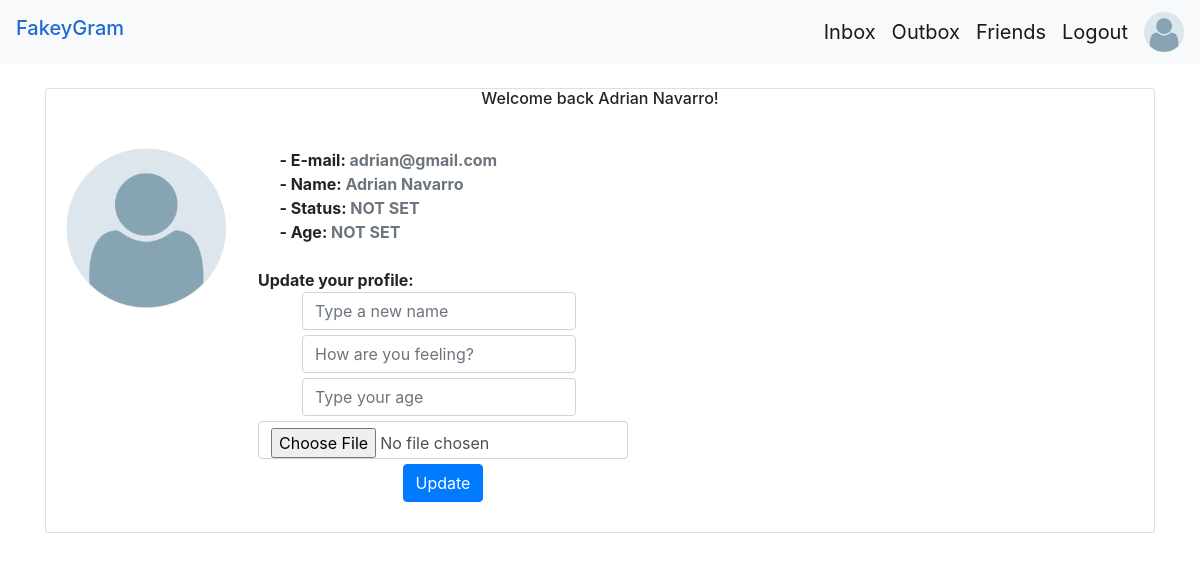
Before: /profile.php?user=adrian@gmail.com (signed in) with the older database file.
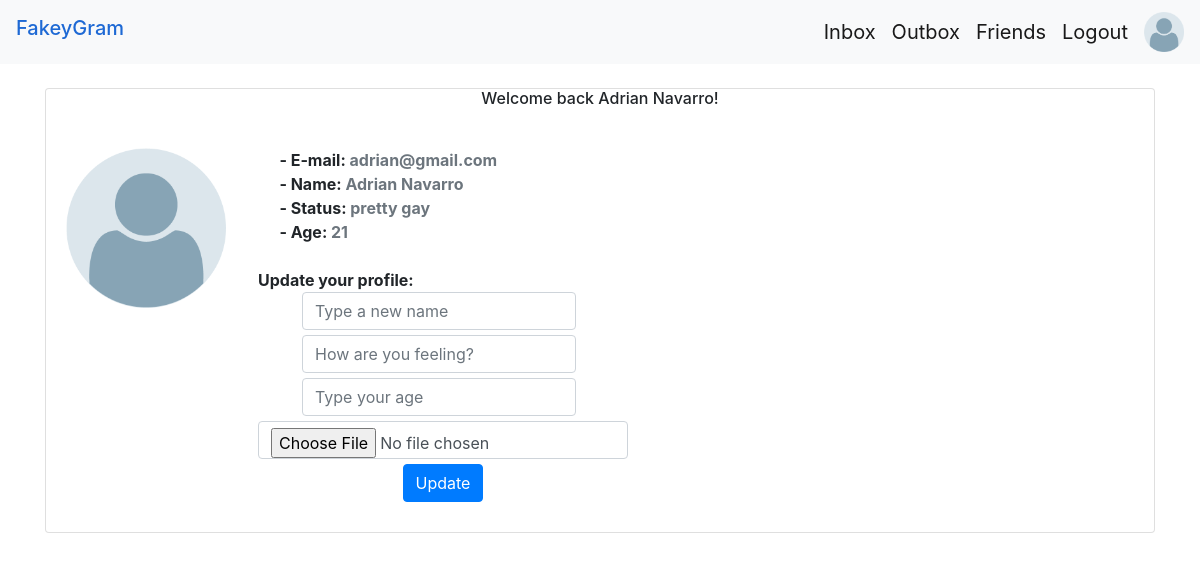
After: the same page with the newer database file.
### tables this page shows
CREATE TABLE `users` (
  `id` int(100) NOT NULL,
  `email` varchar(255) NOT NULL,
  `name` varchar(255) NOT NULL,
  `password` varchar(255) NOT NULL,
  `pfp` varchar(255) DEFAULT 'default.png',
  `status` varchar(255) DEFAULT 'NOT SET',
  `age` varchar(255) DEFAULT 'NOT SET'
);

### profile.php (the view, shortened to what this page needs)
<?php
    include('scripts/db.php');
    if(isset($_SESSION['email'])) {
        $email = $_SESSION['email'];
    } else {
      header('Location: ./index.php?message=Please login first');
    }
    $user = $_GET['user'];
?>
<!DOCTYPE html>
<html>
<head>
    <link rel="stylesheet" href="extra/css/snackbar.css">
    <link rel="stylesheet" href="https://stackpath.bootstrapcdn.com/bootstrap/4.5.2/css/bootstrap.min.css">
</head>
<body onLoad = "myFunction()">
        <nav class="navbar navbar-expand-lg navbar-light bg-light">
  <h4 style="color :#1e69d4;" class="navbar-brand">FakeyGram</h4>
  <div class="collapse navbar-collapse" id="navbarSupportedContent">
    <ul class="navbar-nav ml-auto">
      <li class="nav-item active">
        <a class="navbar-brand" href="./chats.php">Inbox </a>
      </li>
      <li class="nav-item active">
        <a class="navbar-brand" href="./outbox.php">Outbox </a>
      </li>
      <li class="nav-item active">
        <a class="navbar-brand" href="./friends.php">Friends</a>
      </li>
      <li class="nav-item">
        <a class="navbar-brand" href="./logout.php">Logout</a>
      </li>
      <?php
        $getUser = "SELECT * FROM users WHERE email = '$email'";
        $getUserStatus = mysqli_query($conn,$getUser) or die(mysqli_error($conn));
        $getUserRow = mysqli_fetch_assoc($getUserStatus);
      ?>
      <li class = "nav-item">
        <a href="profile.php?user=<?=$email?>">
          <img src="./pfp/<?=$getUserRow['pfp']?>" alt="Profile image" width = "40" class = "dropdown"/>
        </a>
      </li>
  </div>
</nav>
<div class="container mt-4">
      <?php
        $getProfile = "SELECT * FROM users WHERE email = '$user'";
        $getProfileStatus = mysqli_query($conn,$getProfile) or die(mysqli_error($conn));
        $getProfileRow = mysqli_fetch_assoc($getProfileStatus);
      ?>
        <div class="card">
            <div class="card-title text-center">
                <h6> Welcome back <?=$getUserRow['name']?>!</h6>
            </div>
                <div class="card-body">
                    <img src="./pfp/<?=$getProfileRow['pfp']?>" alt="Profile image" width = "160" height="160" style="float: left;"/>
                    <div style="display: inline-block; position:relative;left:5% ">
                        <strong>- E-mail: <span class="text-muted"><?=$user?></span></strong>
                        <strong><br/>- Name: <span class="text-muted"><?=$getProfileRow['name']?></span></strong>
                        <strong><br/>- Status: <span class="text-muted"><?=$getProfileRow['status']?></span></strong>
                        <strong><br/>- Age: <span class="text-muted"><?=$getProfileRow['age']?></span></strong>
                     </div>
                     <?php
                          if($email == $user) {
                     ?>
                    <strong style="position:relative; left:2em;"><br/><br/> Update your profile: <br</strong>
                    <form style="display:flex; flex-direction:column; align-content:flex-start;" class="form-inline customize"method = "POST" action = "./scripts/changeProfile.php"  enctype = "multipart/form-data">
                        <input class="form-control mr-sm-2" type="text" name = "newName" placeholder="Type a new name" autocomplete="off">
                        <input class="form-control mr-sm-2" type="text" name = "status" placeholder="How are you feeling?" autocomplete="off">
                        <input class="form-control mr-sm-2" type="text" name="age" placeholder="Type your age" autocomplete="off">
                        <input type="file" class="form-control" id="pfp" name = "pfp" />
                        <button class="btn btn-primary" type="submit" id="submit">Update</button>
                    </form>
                <?php
                }
                ?>
            </div>
        </div>
</body>
</html>

### profile.php (style rules this page uses)
form,input, button { margin-bottom: 5px; }

Changed rows visible on the page:
changed users "Adrian Navarro": status "NOT SET" → "pretty gay"; age "NOT SET" → "21"
